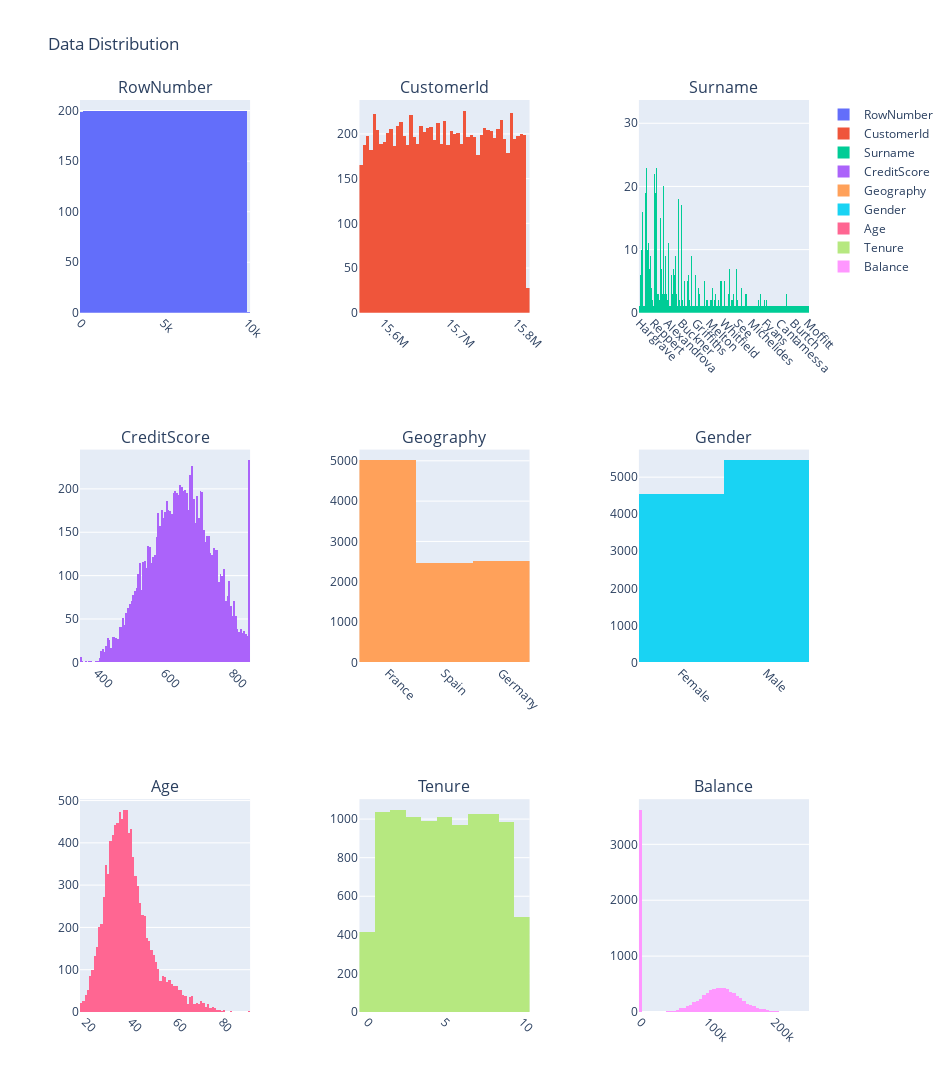

The notebook cell this image was saved under:
### Code cell
import plotly.graph_objects as go
from plotly.subplots import make_subplots

columns = list(df.columns)[:9]

# Add spaces to subplot titles for better layout
subplot_titles = [f'{column}' for column in columns]

fig = make_subplots(rows=3, cols=3, subplot_titles=subplot_titles, vertical_spacing=0.15, horizontal_spacing=0.15)

for i, column in enumerate(columns):
    row, col = divmod(i, 3)  # Calculate the row and column index
    histogram = go.Histogram(x=df[column], name=column)
    fig.add_trace(histogram, row=row + 1, col=col + 1)

fig.update_layout(height=1600, width=950, title_text="Data Distribution")
fig.update_xaxes(tickangle=45)  # Rotate x-axis labels

fig.show()

### Figure 1 — Plotly figure (JSON) as saved in the notebook; plotly's stock layout.template omitted (floating-point values rounded to 4 significant figures; data arrays with more than 128 entries replaced by an {"elided": "..."} marker saying what was removed)
{"data": [{"name": "RowNumber", "type": "histogram", "x": {"elided": "10000 int values"}, "xaxis": "x", "yaxis": "y"}, {"name": "CustomerId", "type": "histogram", "x": {"elided": "10000 int values"}, "xaxis": "x2", "yaxis": "y2"}, {"name": "Surname", "type": "histogram", "x": {"elided": "10000 str values"}, "xaxis": "x3", "yaxis": "y3"}, {"name": "CreditScore", "type": "histogram", "x": {"elided": "10000 int values"}, "xaxis": "x4", "yaxis": "y4"}, {"name": "Geography", "type": "histogram", "x": {"elided": "10000 str values"}, "xaxis": "x5", "yaxis": "y5"}, {"name": "Gender", "type": "histogram", "x": {"elided": "10000 str values"}, "xaxis": "x6", "yaxis": "y6"}, {"name": "Age", "type": "histogram", "x": {"elided": "10000 int values"}, "xaxis": "x7", "yaxis": "y7"}, {"name": "Tenure", "type": "histogram", "x": {"elided": "10000 int values"}, "xaxis": "x8", "yaxis": "y8"}, {"name": "Balance", "type": "histogram", "x": {"elided": "10000 float values"}, "xaxis": "x9", "yaxis": "y9"}], "layout": {"annotations": [{"font": {"size": 16}, "showarrow": false, "text": "RowNumber", "x": 0.1167, "xanchor": "center", "xref": "paper", "y": 1.0, "yanchor": "bottom", "yref": "paper"}, {"font": {"size": 16}, "showarrow": false, "text": "CustomerId", "x": 0.5, "xanchor": "center", "xref": "paper", "y": 1.0, "yanchor": "bottom", "yref": "paper"}, {"font": {"size": 16}, "showarrow": false, "text": "Surname", "x": 0.8833, "xanchor": "center", "xref": "paper", "y": 1.0, "yanchor": "bottom", "yref": "paper"}, {"font": {"size": 16}, "showarrow": false, "text": "CreditScore", "x": 0.1167, "xanchor": "center", "xref": "paper", "y": 0.6167, "yanchor": "bottom", "yref": "paper"}, {"font": {"size": 16}, "showarrow": false, "text": "Geography", "x": 0.5, "xanchor": "center", "xref": "paper", "y": 0.6167, "yanchor": "bottom", "yref": "paper"}, {"font": {"size": 16}, "showarrow": false, "text": "Gender", "x": 0.8833, "xanchor": "center", "xref": "paper", "y": 0.6167, "yanchor": "bottom", "yref": "paper"}, {"font": {"size": 16}, "showarrow": false, "text": "Age", "x": 0.1167, "xanchor": "center", "xref": "paper", "y": 0.2333, "yanchor": "bottom", "yref": "paper"}, {"font": {"size": 16}, "showarrow": false, "text": "Tenure", "x": 0.5, "xanchor": "center", "xref": "paper", "y": 0.2333, "yanchor": "bottom", "yref": "paper"}, {"font": {"size": 16}, "showarrow": false, "text": "Balance", "x": 0.8833, "xanchor": "center", "xref": "paper", "y": 0.2333, "yanchor": "bottom", "yref": "paper"}], "height": 1600, "title": {"text": "Data Distribution"}, "width": 950, "xaxis": {"anchor": "y", "domain": [0, 0.2333], "tickangle": 45}, "xaxis2": {"anchor": "y2", "domain": [0.3833, 0.6167], "tickangle": 45}, "xaxis3": {"anchor": "y3", "domain": [0.7667, 1.0], "tickangle": 45}, "xaxis4": {"anchor": "y4", "domain": [0, 0.2333], "tickangle": 45}, "xaxis5": {"anchor": "y5", "domain": [0.3833, 0.6167], "tickangle": 45}, "xaxis6": {"anchor": "y6", "domain": [0.7667, 1.0], "tickangle": 45}, "xaxis7": {"anchor": "y7", "domain": [0, 0.2333], "tickangle": 45}, "xaxis8": {"anchor": "y8", "domain": [0.3833, 0.6167], "tickangle": 45}, "xaxis9": {"anchor": "y9", "domain": [0.7667, 1.0], "tickangle": 45}, "yaxis": {"anchor": "x", "domain": [0.7667, 1.0]}, "yaxis2": {"anchor": "x2", "domain": [0.7667, 1.0]}, "yaxis3": {"anchor": "x3", "domain": [0.7667, 1.0]}, "yaxis4": {"anchor": "x4", "domain": [0.3833, 0.6167]}, "yaxis5": {"anchor": "x5", "domain": [0.3833, 0.6167]}, "yaxis6": {"anchor": "x6", "domain": [0.3833, 0.6167]}, "yaxis7": {"anchor": "x7", "domain": [0, 0.2333]}, "yaxis8": {"anchor": "x8", "domain": [0, 0.2333]}, "yaxis9": {"anchor": "x9", "domain": [0, 0.2333]}}}
